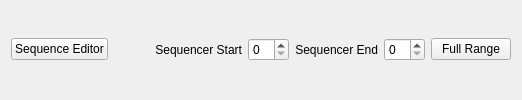
                 <widget class="QWidget" name="tab_9">
                  <attribute name="title">
                   <string>From Sequencer</string>
                  </attribute>
                  <layout class="QVBoxLayout" name="verticalLayout_9">
                   <item>
                    <layout class="QGridLayout" name="gridLayout_9" columnstretch="0,0,0,0,0,0,0,0">
                     <item row="1" column="2">
                      <widget class="QLabel" name="label_2">
                       <property name="text">
                        <string>Sequencer Start</string>
                       </property>
                       <property name="alignment">
                        <set>Qt::AlignRight|Qt::AlignTrailing|Qt::AlignVCenter</set>
                       </property>
                      </widget>
                     </item>
                     <item row="1" column="3">
                      <widget class="QSpinBox" name="sequ_start_spx"/>
                     </item>
                     <item row="1" column="4">
                      <widget class="QLabel" name="label_6">
                       <property name="text">
                        <string>Sequencer End</string>
                       </property>
                       <property name="alignment">
                        <set>Qt::AlignRight|Qt::AlignTrailing|Qt::AlignVCenter</set>
                       </property>
                      </widget>
                     </item>
                     <item row="1" column="5">
                      <widget class="QSpinBox" name="sequ_end_spx"/>
                     </item>
                     <item row="1" column="7">
                      <widget class="QPushButton" name="sequencer_rang_btn">
                       <property name="text">
                        <string>Full Range</string>
                       </property>
                      </widget>
                     </item>
                     <item row="1" column="1">
                      <spacer name="horizontalSpacer">
                       <property name="orientation">
                        <enum>Qt::Horizontal</enum>
                       </property>
                       <property name="sizeHint" stdset="0">
                        <size>
                         <width>40</width>
                         <height>20</height>
                        </size>
                       </property>
                      </spacer>
                     </item>
                     <item row="1" column="0">
                      <widget class="QPushButton" name="open_sequence_editor_btn">
                       <property name="text">
                        <string>Sequence Editor</string>
                       </property>
                      </widget>
                     </item>
                    </layout>
                   </item>
                  </layout>
                 </widget>
